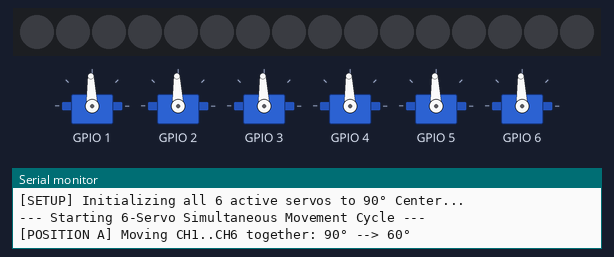
A sketch run on a simulated ESP32. On the bench: 16 RGB LEDs in strip order, left to right, 6 × servo, the last lines printed to the serial monitor. Wiring (inferred from the names in the program): PCA9685 PWM driver at I2C address 0x40. Servo pulses on a pin are drawn as a servo (544–2400 µs = 0–180°).

Above: at 2.1 s.
At 4.7 s:
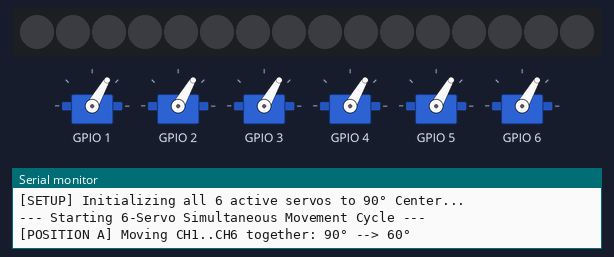
At 7.3 s:
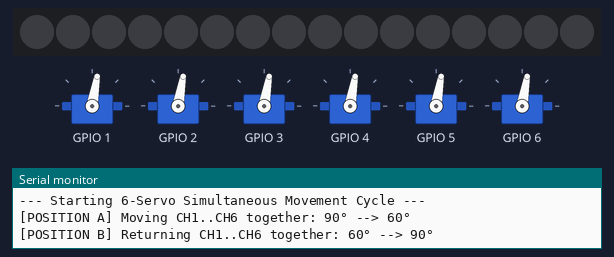
At 11.8 s:
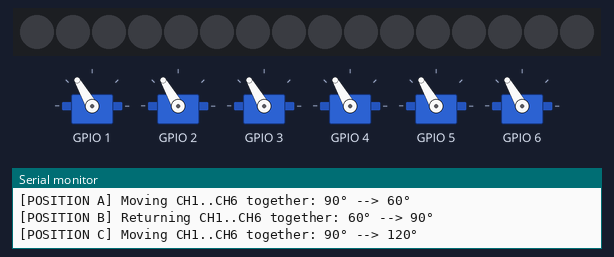
At 15.4 s:
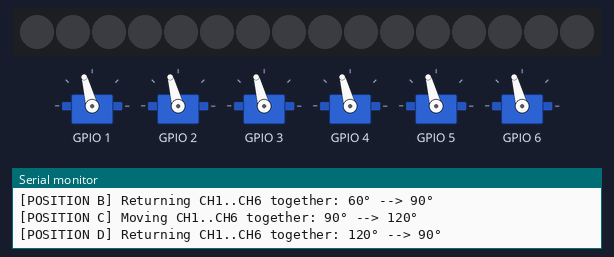
Timing chart, 0 to 29.5 s (numbered marks = the images above):
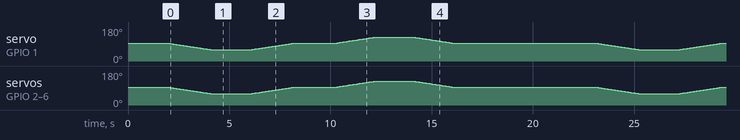

The sketch:

servo_6_channel_simultaneous_test.ino
```cpp
/*
 * CYNEXIS — 6-Servo Simultaneous Test (CH1, CH2, CH3, CH4, CH5, CH6)
 *
 * Hardware Target:
 *   - ESP32: SDA = GPIO 21, SCL = GPIO 22
 *   - PCA9685 Address: 0x40
 *   - Active Channels: CH1, CH2, CH3, CH4, CH5, CH6 (MG996R #1..#6)
 *   - Inactive Channels: CH0, CH7..CH15 (Held OFF)
 *   - Servo Power: XL4016 = 5.00V External Servo Supply
 *   - Horn Status: DETACHED on ALL 6 Servos
 *
 * Lockstep Simultaneous Sequence:
 *   START:      CH1..CH6 = 90°
 *   POSITION A: CH1..CH6 -> 60°
 *   POSITION B: CH1..CH6 -> 90°
 *   POSITION C: CH1..CH6 -> 120°
 *   POSITION D: CH1..CH6 -> 90°
 */

#include <Wire.h>

#define SDA_PIN       21
#define SCL_PIN       22
#define PCA9685_ADDR  0x40

#define MODE1         0x00
#define MODE2         0x01
#define PRESCALE      0xFE

#define MIN_US        500
#define MAX_US        2500

const uint8_t ACTIVE_CHANNELS[] = {1, 2, 3, 4, 5, 6};
const uint8_t NUM_ACTIVE = 6;

void pcaWriteReg(uint8_t reg, uint8_t val) {
  Wire.beginTransmission(PCA9685_ADDR);
  Wire.write(reg);
  Wire.write(val);
  Wire.endTransmission();
}

void setPWM(uint8_t channel, uint16_t on, uint16_t off) {
  uint8_t reg = 0x06 + (4 * channel);
  Wire.beginTransmission(PCA9685_ADDR);
  Wire.write(reg);
  Wire.write(on & 0xFF);
  Wire.write(on >> 8);
  Wire.write(off & 0xFF);
  Wire.write(off >> 8);
  Wire.endTransmission();
}

uint16_t angleToTicks(float angle) {
  if (angle < 0) angle = 0;
  if (angle > 180) angle = 180;

  float us = MIN_US + (angle / 180.0) * (MAX_US - MIN_US);
  uint16_t ticks = (uint16_t)((us / 20000.0) * 4096.0 + 0.5);
  return ticks;
}

void setServoAngle(uint8_t channel, float angle) {
  uint16_t ticks = angleToTicks(angle);
  setPWM(channel, 0, ticks);
}

// Move all 6 active channels simultaneously in lockstep
void moveAll6Simultaneous(float startAngle, float endAngle, int stepDelayMs) {
  float step = (endAngle > startAngle) ? 0.5 : -0.5;
  float current = startAngle;

  while ((step > 0 && current <= endAngle) || (step < 0 && current >= endAngle)) {
    for (uint8_t i = 0; i < NUM_ACTIVE; i++) {
      setServoAngle(ACTIVE_CHANNELS[i], current);
    }
    delay(stepDelayMs);
    current += step;
  }

  // Ensure exact final target angle on all 6 channels
  for (uint8_t i = 0; i < NUM_ACTIVE; i++) {
    setServoAngle(ACTIVE_CHANNELS[i], endAngle);
  }
}

void setup() {
  Serial.begin(115200);
  while (!Serial && millis() < 3000) { delay(10); }

  Serial.println("\n==========================================");
  Serial.println(" CYNEXIS — PCA9685 6-SERVO SIMULTANEOUS TEST ");
  Serial.println("==========================================");
  Serial.println("Active: CH1 CH2 CH3 CH4 CH5 CH6");
  Serial.println("Inactive: CH0 CH7..CH15 (OFF)");
  Serial.println("Power: XL4016 = 5.00V");
  Serial.println("Horns: DETACHED on ALL servos");
  Serial.println("------------------------------------------");

  Wire.begin(SDA_PIN, SCL_PIN);
  Wire.setClock(100000);

  // Initialize PCA9685
  pcaWriteReg(MODE1, 0x00);
  delay(10);

  // Set 50 Hz PWM frequency (Prescale 121 = 0x79)
  pcaWriteReg(MODE1, 0x10);          // Sleep mode
  pcaWriteReg(PRESCALE, 0x79);       // 50 Hz
  pcaWriteReg(MODE1, 0x00);          // Wake up
  delay(5);
  pcaWriteReg(MODE1, 0xA1);          // Auto-increment mode

  // Explicitly set MODE2 (0x01) = 0x04 (Totem-Pole output mode)
  pcaWriteReg(MODE2, 0x04);
  delay(5);

  // Clear all channels (0..15) to OFF initially
  for (uint8_t ch = 0; ch < 16; ch++) {
    setPWM(ch, 0, 0);
  }

  Serial.println("\n[SETUP] Initializing all 6 active servos to 90° Center...");
  for (uint8_t i = 0; i < NUM_ACTIVE; i++) {
    setServoAngle(ACTIVE_CHANNELS[i], 90.0);
  }
  delay(2000);
}

void loop() {
  Serial.println("\n--- Starting 6-Servo Simultaneous Movement Cycle ---");

  // POSITION A: All move together to 60°
  Serial.println("[POSITION A] Moving CH1..CH6 together: 90° --> 60°");
  moveAll6Simultaneous(90.0, 60.0, 30);
  delay(2000);

  // POSITION B: All return together to 90°
  Serial.println("[POSITION B] Returning CH1..CH6 together: 60° --> 90°");
  moveAll6Simultaneous(60.0, 90.0, 30);
  delay(2000);

  // POSITION C: All move together to 120°
  Serial.println("[POSITION C] Moving CH1..CH6 together: 90° --> 120°");
  moveAll6Simultaneous(90.0, 120.0, 30);
  delay(2000);

  // POSITION D: All return together to 90°
  Serial.println("[POSITION D] Returning CH1..CH6 together: 120° --> 90°");
  moveAll6Simultaneous(120.0, 90.0, 30);
  delay(2000);

  Serial.println("[CYCLE COMPLETE] Pausing 5s before next cycle...");
  delay(5000);
}
```
